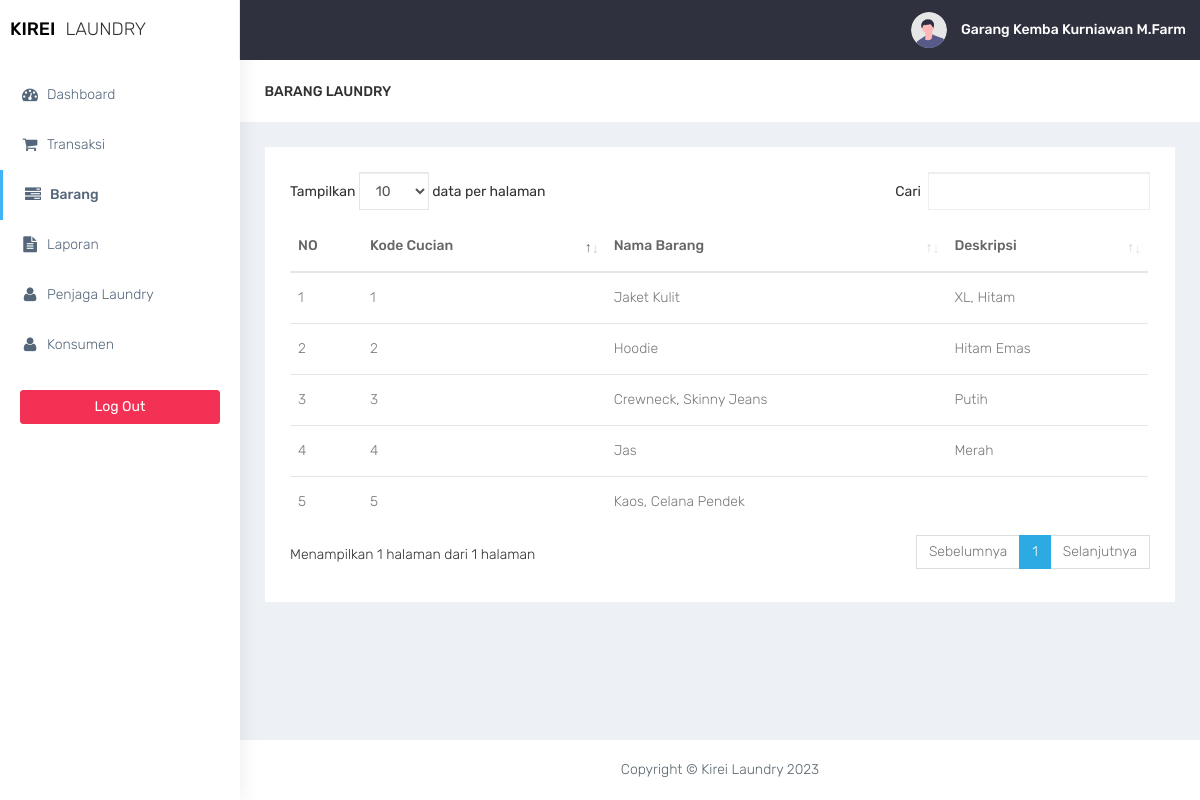
The page /barang/barang.php (signed in) on the database its author committed.
### tables this page shows
CREATE TABLE `barang` (
  `kd_cucian` int(11) NOT NULL,
  `id_konsumen` int(11) NOT NULL,
  `nm_brg` text NOT NULL,
  `deskripsi` text NOT NULL
);

### barang/barang.php (the view, shortened to what this page needs)
<?php
require '../functions.php';
require '../layout/layout_header.php';
?>
<div class="container-fluid">
    <div class="row bg-title">
        <div class="col-lg-3 col-md-4 col-sm-4 col-xs-12">
            <h4 class="page-title">Barang Laundry</h4>
        </div>
    </div>
    <div class="row">
        <div class="col-md-12 col-lg-12 col-sm-12">
            <div class="white-box">
            <form method="post" action="">
                <?php
                            if($conn->connect_errno==0){
                            $sql="SELECT * FROM barang";
                            $res=$conn->query($sql);
                            if($res){
                ?>
                <div class="table-responsive">
                    <table class="table"  id="table">
                        <thead>
                            <tr>
                                <th>NO</th>
                                <th>Kode Cucian</th>
                                <th>Nama Barang</th>
                                <th>Deskripsi</th>
                            </tr>
                        </thead>
                        <tbody>
                              <?php
                                        $data = $res->fetch_all(MYSQLI_ASSOC);
                                        foreach($data as $row){
                            ?>
                            <tr>
                                <td></td>
                                <td><?= $row['kd_cucian']; ?></td>
                                <td><?= $row['nm_brg']; ?></td>
                                <td><?= $row['deskripsi']; ?></td>
                            </tr>
                              <?php
                                    }
                                ?>
                        </tbody>
                    </table>
                    <?php
                    }else
                    echo "Gagal Eksekusi SQL".(DEVELOPMENT?" : ".$conn->error:"")."<br>";
                    }
                    else
                    echo "Gagal koneksi".(DEVELOPMENT?" : ".$conn->connect_error:"")."<br>";
                    ?>
                </div>
            </div>
        </div>
    </div>
</div>
<?php
require '../layout/layout_footer.php';
?>

### assets/css/colors/default.css (style rules this page uses)
body { background: #fff; }

### rows shown on the page
barang: kd_cucian "1", nm_brg "Jaket Kulit", deskripsi "XL, Hitam"
barang: kd_cucian "2", nm_brg "Hoodie", deskripsi "Hitam Emas"
barang: kd_cucian "3", nm_brg "Crewneck, Skinny Jeans", deskripsi "Putih"
barang: kd_cucian "4", nm_brg "Jas", deskripsi "Merah"
barang: kd_cucian "5", nm_brg "Kaos, Celana Pendek"

### other values the page prints
$_SESSION['nm_pegawai'] "Garang Kemba Kurniawan M.Farm"
